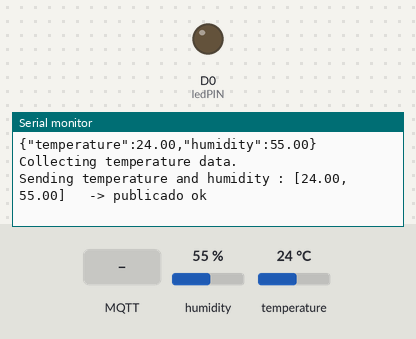
A sketch run on a simulated ESP8266 (NodeMCU). On the bench: output pins drawn as LEDs (lit = HIGH), the last lines printed to the serial monitor. The test bench sets the inputs (shaded band); at power-on: humidity 55 %, temperature 24 °C. WiFi joins after 1.5 s; servers stay silent unless stated; no MQTT or app messages arrive unless stated.

Above: at 2.7 s.
2.8 s: MQTT message "1" arrives on the first subscribed topic
At 3.2 s:
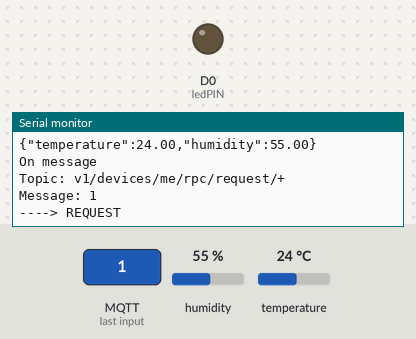
4.3 s: MQTT message "on" arrives on the first subscribed topic
At 4.7 s:
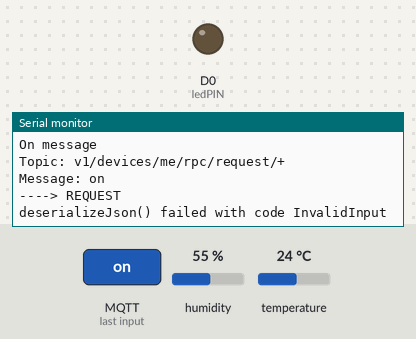
5.8 s: MQTT message "off" arrives on the first subscribed topic
At 5.92 s:
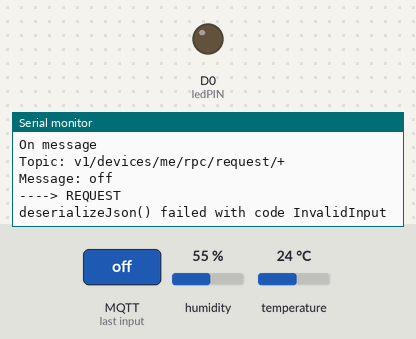

The sketch:

thingsBoardIntro.ino
```cpp
/* Ejemplo para utilizar la comunicación con thingboards paso a paso con nodeMCU v2
 *  Gastón Mousqués
 *  Basado en varios ejemplos de la documentación de  https://thingsboard.io
 *
 */

// includes de bibliotecas para comunicación
#include <PubSubClient.h>
#include <ESP8266WiFi.h>
#include <ArduinoJson.h> // instalar versión 6 de esta biblioteca

//***************MODIFICAR PARA SU PROYECTO *********************
// includes de bibliotecas sensores, poner las que usen en este caso un DHT11 y un Servo
#include "DHT.h"

//***************MODIFICAR PARA SU PROYECTO *********************
//  configuración datos wifi
// descomentar el define y poner los valores de su red y de su dispositivo
#define WIFI_AP "NOMBRE_RED"
#define WIFI_PASSWORD "PASSWORD_RED"


//  configuración datos thingsboard
#define NODE_NAME "Nombre dispositivo THB"   //nombre que le pusieron al dispositivo cuando lo crearon
#define NODE_TOKEN "Token dispositivo THB"   //Token que genera Thingboard para dispositivo cuando lo crearon


//***************NO MODIFICAR *********************
char thingsboardServer[] = "demo.thingsboard.io";

/*definir topicos.
 * telemetry - para enviar datos de los sensores
 * request - para recibir una solicitud y enviar datos
 * attributes - para recibir comandos en baes a atributtos shared definidos en el dispositivo
 */
char telemetryTopic[] = "v1/devices/me/telemetry";
char requestTopic[] = "v1/devices/me/rpc/request/+";  //RPC - El Servidor usa este topico para enviar rquests, cliente response
char attributesTopic[] = "v1/devices/me/attributes";  //El Servidor usa este topico para enviar atributos

// declarar cliente Wifi y PubSus
WiFiClient wifiClient;
PubSubClient client(wifiClient);

// declarar variables control loop (para no usar delay() en loop
unsigned long lastSend;
int elapsedTime = 1000; // tiempo transcurrido entre envios al servidor


//***************MODIFICAR PARA SU PROYECTO *********************
// configuración sensores que utilizan
#define DHTPIN D1
#define DHTTYPE DHT11

// Declarar e Inicializar sensores.
DHT dht(DHTPIN, DHTTYPE);

const int ledPIN = D0;

//
//************************* Funciones Setup y loop *********************
// función setup micro
void setup()
{
  Serial.begin(9600);

  // inicializar wifi y pubsus
  connectToWiFi();
  client.setServer( thingsboardServer, 1883 );

  // agregado para recibir callbacks
  client.setCallback(on_message);

  lastSend = 0; // para controlar cada cuanto tiempo se envian datos


  // ******** AGREGAR INICIALZICION DE SENSORES PARA SU PROYECTO *********

  dht.begin(); //inicaliza el DHT

  pinMode(ledPIN , OUTPUT);  //definir pin como salida

  delay(10);
}

// función loop micro
void loop()
{
  if ( !client.connected() ) {
    reconnect();
  }

  if ( millis() - lastSend > elapsedTime ) { // Update and send only after 1 seconds

    // FUNCION DE TELEMETRIA para enviar datos a thingsboard
    getAndSendData();   // FUNCION QUE ENVIA INFORMACIÓN DE TELEMETRIA

    lastSend = millis();
  }

  client.loop();
}

//***************MODIFICAR PARA SU PROYECTO *********************
/*
 * función para leer datos de sensores y enviar telementria al servidor
 * Se debe sensar y armar el JSON especifico para su proyecto
 * Esta función es llamada desde el loop()
 */
void getAndSendData()
{

  // Lectura de sensores
  Serial.println("Collecting temperature data.");

  // Reading temperature or humidity takes about 250 milliseconds!
  float h = dht.readHumidity();
  // Read temperature as Celsius (the default)
  float t = dht.readTemperature();

  // Check if any reads failed and exit early (to try again).
  if (isnan(h) || isnan(t)) {
    Serial.println("Failed to read from DHT sensor!");
    return;
  }

  String temperature = String(t);
  String humidity = String(h);

  //Debug messages
  Serial.print( "Sending temperature and humidity : [" );
  Serial.print( temperature ); Serial.print( "," );
  Serial.print( humidity );
  Serial.print( "]   -> " );

  // Preparar el payload, a modo de ejemplo el mensaje se arma utilizando la clase String. esto se puede hacer con
  // la biblioteca ArduinoJson
  // el formato del mensaje es {key"value, Key: value, .....}
  // en este caso seria {"temperature:"valor, "humidity:"valor}
  //
  String payload = "{";
  payload += "\"temperature\":"; payload += temperature; payload += ",";
  payload += "\"humidity\":"; payload += humidity;
  payload += "}";

  // Enviar el payload al servidor usando el topico para telemetria
  char attributes[100];
  payload.toCharArray( attributes, 100 );
  if (client.publish( telemetryTopic, attributes ) == true)
    Serial.println("publicado ok");

  Serial.println( attributes );

}


//***************MODIFICAR PARA SU PROYECTO *********************
/*
 *  Este callback se llama cuando se utilizan widgets de control que envian mensajes por el topico requestTopic
 *  Notar que en la función de reconnect se realiza la suscripción al topico de request
 *
 *  El formato del string que llega es "v1/devices/me/rpc/request/{id}/Operación. donde operación es el método get declarado en el
 *  widget que usan para mandar el comando e {id} es el indetificador del mensaje generado por el servidor
 */


void on_message(const char* topic, byte* payload, unsigned int length)
{
    // Mostrar datos recibidos del servidor
  Serial.println("On message");
  char message[length + 1];
  strncpy ( message, (char*)payload, length);
   message[length] = '\0';

  Serial.print("Topic: ");
  Serial.println(topic);
  Serial.print("Message: ");
  Serial.println( message);

  // Verificar el topico por el cual llegó el mensaje, puede ser un cambio de atributos o un request
  if (strcmp(topic, "v1/devices/me/attributes") ==0) { //es un cambio en atributos compartidos
    Serial.println("----> CAMBIO DE ATRIBUTOS");
    processAttributeRequestCommand(message);
  } else {
    // es un request
    Serial.println("----> REQUEST");
    procesarRequest(message);
  }

}

//Metodo para procesar requests
void procesarRequest(char *message)
{

  // Decode JSON request with ArduinoJson 6 https://arduinojson.org/v6/doc/deserialization/
  // Notar que a modo de ejemplo este mensaje se arma utilizando la librería ArduinoJson en lugar de desarmar el string a "mano"

  const int capacity = JSON_OBJECT_SIZE(4);
  StaticJsonDocument<capacity> doc;
  DeserializationError err = deserializeJson(doc, message);

  if (err) {
    Serial.print(F("deserializeJson() failed with code "));
    Serial.println(err.c_str());\
    return;
  }

  String method = doc["method"];
  bool state = doc["params"];
  if (state == true) {
    digitalWrite(ledPIN , HIGH);   // poner el Pin en HIGH
  } else {
    digitalWrite(ledPIN , LOW);    // poner el Pin en LOW
  }
}

// Metodo para procesar los cambios en atributos
void processAttributeRequestCommand(char* message)
{  // Decode JSON request with ArduinoJson 6 https://arduinojson.org/v6/doc/deserialization/
  // Notar que a modo de ejemplo este mensaje se arma utilizando la librería ArduinoJson en lugar de desarmar el string a "mano"
  const int capacity = JSON_OBJECT_SIZE(4);
  StaticJsonDocument<capacity> doc;
  DeserializationError err = deserializeJson(doc, message);
  if (err) {
    Serial.print(F("deserializeJson() failed with code "));
    Serial.println(err.c_str());\
    return;
  }

  JsonObject obj = doc.as<JsonObject>();
  if (obj.containsKey("frecuenciaEnvioMs")) { //ver si es frecuencia
    elapsedTime = doc["frecuenciaEnvioMs"];

    Serial.print("valor frecuencia:");
    Serial.println(elapsedTime);
  }


}

//***************NO MODIFICAR - Conexion con Wifi y ThingsBoard *********************
/*
 * funcion para reconectarse al servidor de thingsboard y suscribirse a los topicos de RPC y Atributos
 */
void reconnect() {
  int statusWifi = WL_IDLE_STATUS;
  // Loop until we're reconnected
  while (!client.connected()) {
    statusWifi = WiFi.status();
    connectToWiFi();

    Serial.print("Connecting to ThingsBoard node ...");
    // Attempt to connect (clientId, username, password)
    if ( client.connect(NODE_NAME, NODE_TOKEN, NULL) ) {
      Serial.println( "[DONE]" );

      // Suscribir al Topico de request
      client.subscribe(requestTopic);
      client.subscribe(attributesTopic);

    } else {
      Serial.print( "[FAILED] [ rc = " );
      Serial.print( client.state() );
      Serial.println( " : retrying in 5 seconds]" );
      // Wait 5 seconds before retrying
      delay( 5000 );
    }
  }
}

/*
 * función para conectarse a wifi
 */
void connectToWiFi()
{
  Serial.println("Connecting to WiFi ...");
  // attempt to connect to WiFi network

  WiFi.begin(WIFI_AP, WIFI_PASSWORD);
  while (WiFi.status() != WL_CONNECTED) {
    delay(500);
    Serial.print(".");
  }
  Serial.println("Connected to WiFi");
}
```

Measured:
- after the input at 2.8 s, the serial monitor: prints a new line at once (image 1)
- after the input at 4.3 s, the serial monitor: prints a new line at once (image 2)
- after the input at 5.8 s, the serial monitor: prints a new line at once (image 3)
